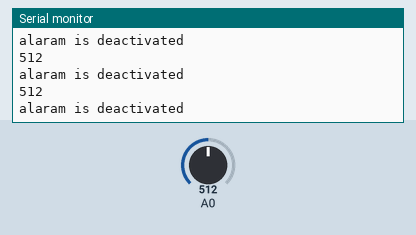
Bench run of a sketch on a simulated Arduino Uno, built with avr-gcc and run on an emulated ATmega328P. On the bench: the last lines printed to the serial monitor. The inputs (shaded band) are chosen by the test bench; at power-on: A0 = 512.

Above: at 1.2 s.
1.3 s: A0 set to 590
At 2.4 s:
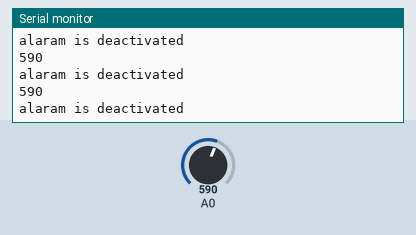
4.3 s: A0 set to 618
At 5.2 s:
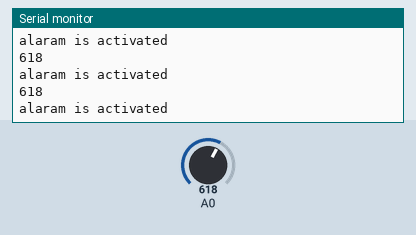
8.9 s: A0 set to 92
At 10.0 s:
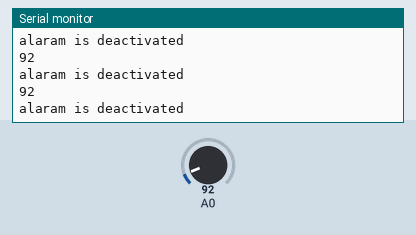
11.9 s: A0 set to 106
At 12.7 s:
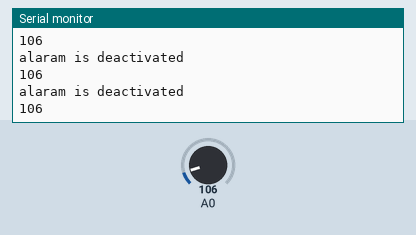
Timing chart, 0 to 14.9 s (numbered marks = the images above; inputs shaded):
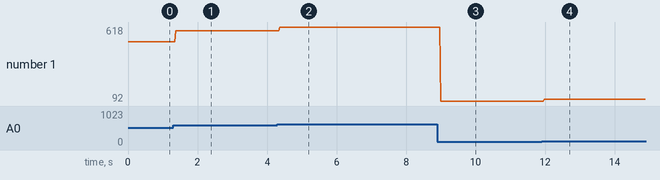

The sketch:

alaram_bot_button_code.ino
```cpp
void setup() {
  // initialize serial communication at 9600 bits per second:
  Serial.begin(9600);
  pinMode(A0,INPUT);
}

void loop() {
  int sensorValue = analogRead(A0);
  Serial.println(sensorValue);
  if(sensorValue>600)
  {
    Serial.println("alaram is activated");
  }
  else
  {
    Serial.println("alaram is deactivated");
  }
}
```

Measured:
- the behaviour switches between 600 and 601 on A0 (found by bisection; images 1 and 2)
- the behaviour switches between 99 and 100 on A0 (found by bisection; images 3 and 4)
- after the input at 1.3 s, the serial monitor: prints a new line after 0.07 s (image 1)
- after the input at 4.3 s, the serial monitor: prints a new line after 0.07 s (image 2)
- after the input at 8.9 s, the serial monitor: prints a new line after 0.09 s (image 3)
- after the input at 11.9 s, the serial monitor: prints a new line after 0.07 s (image 4)
- plotted number 1: 512 → 590 after the input at 1.3 s, 590 → 618 after the input at 4.3 s, 618 → 92 after the input at 8.9 s, 92 → 106 after the input at 11.9 s
